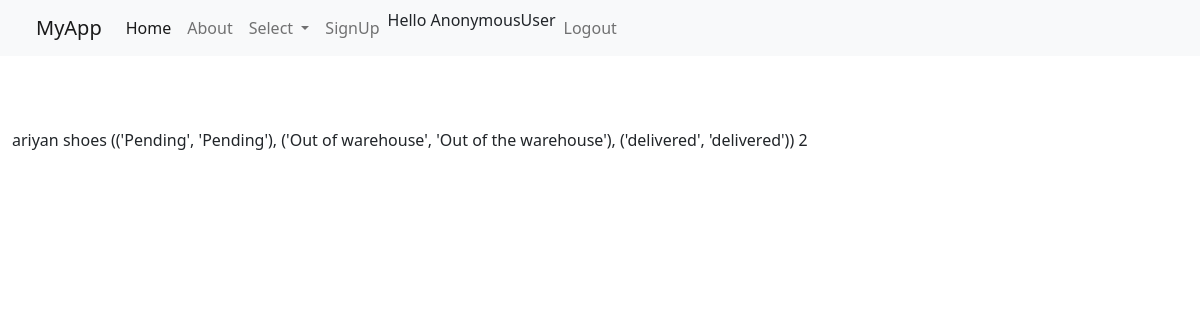
/order_details/9, run on the app's committed database.
### shop/models.py (models this page shows, shortened)
class Order(models.Model):
    delivery_status=(
        ('Pending','Pending'),
        ('Out of warehouse','Out of the warehouse'),
        ('delivered', 'delivered'),
    )
    customer_id= models.ForeignKey(Customer, null=True, blank=True , related_name='Customer', on_delete=models.SET_NULL)
    product_id = models.ForeignKey(Product , null=True, blank=True, related_name='product',on_delete=models.SET_NULL)
    quantity = models.CharField(max_length=20, null = True, blank=True)
    delivery= models.CharField(max_length=50,null=True,blank=True,choices=delivery_status)

class Customer(models.Model):
    name= models.CharField(max_length=100,null=True,blank=True)
    email= models.EmailField(max_length=50,null=True, blank=True)
    phone=models.CharField(max_length=30,null=True,blank=True)
    adress=models.TextField(max_length=100,null=True,blank=True)
    def __str__(self) :
        return self.name

class Product(models.Model):
    product_name=models.CharField(max_length=100,null=True,blank=True)
    product_price=models.DecimalField(max_digits=10,decimal_places=2,null=True,blank=True)
    category_id= models.ForeignKey(Category,null=True, blank=True,related_name='category' ,on_delete=models.SET_NULL)
    product_quantity=models.CharField(max_length=20,null=True,blank=True)
    def __str__(self) :
        return self.product_name

### shop/views.py (the view)
# urls.py: path("order_details/<str:pk>", views.show_order, name='order_details'),
def show_order(request, pk):
    order_details = Order.objects.get(id=pk)
    context = {
        'order': order_details,
    }
    return render(request, 'order_details.html', context=context)

### template/order_details.html
{% extends "master.html" %}
{% block content %}
    {{ order.customer_id }}
    {{order.product_id}}
    {{order.delivery_status}}
    {{order.quantity}}
{% endblock %}

### data on the page
Order: customer_id "ariyan", product_id "shoes", delivery_status "(('Pending', 'Pending'), ('Out of warehouse', 'Out of the warehouse'), ('delivered', 'delivered'))", quantity "2"

### other printed values
{{ request.user }} "AnonymousUser"
